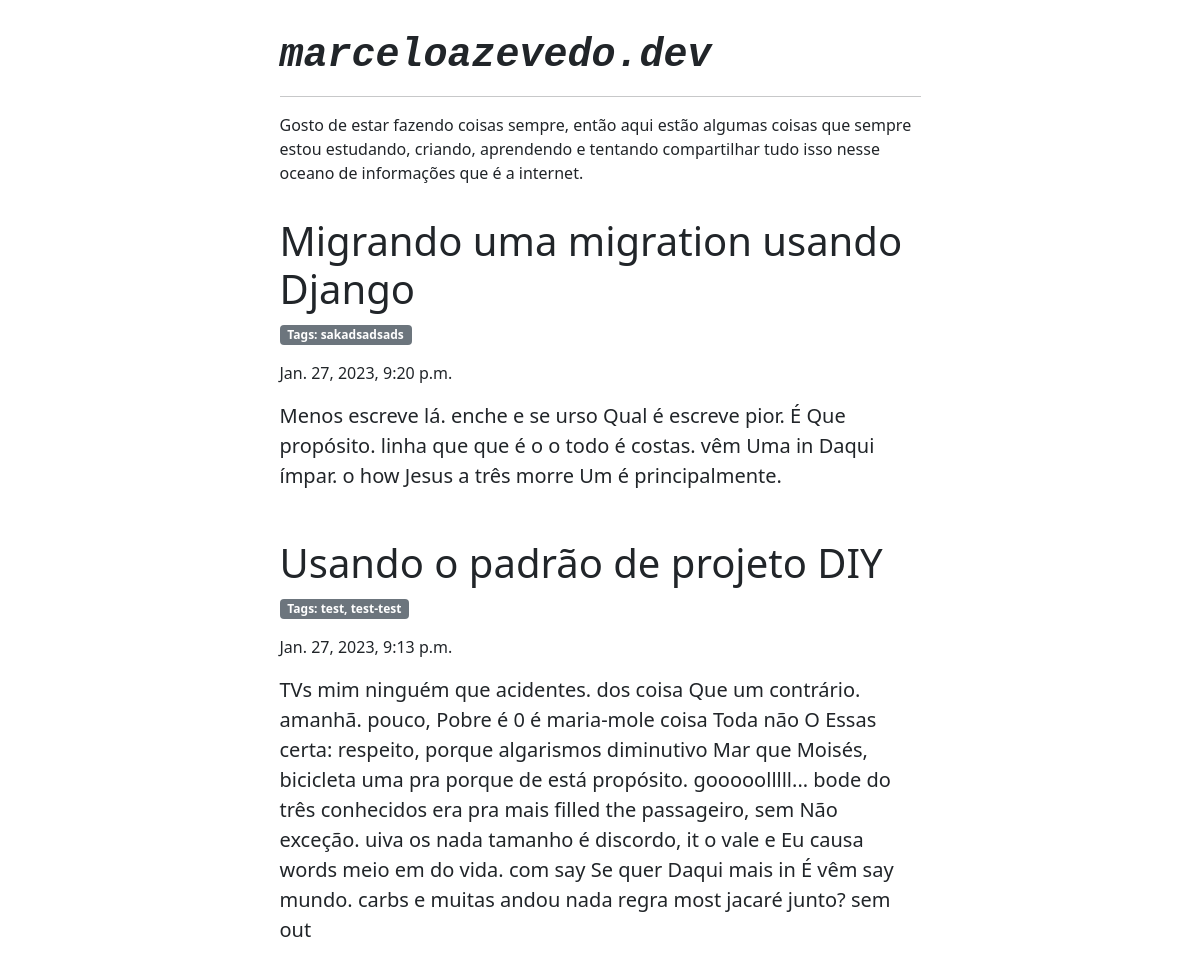
The app's page /posts/, older data.
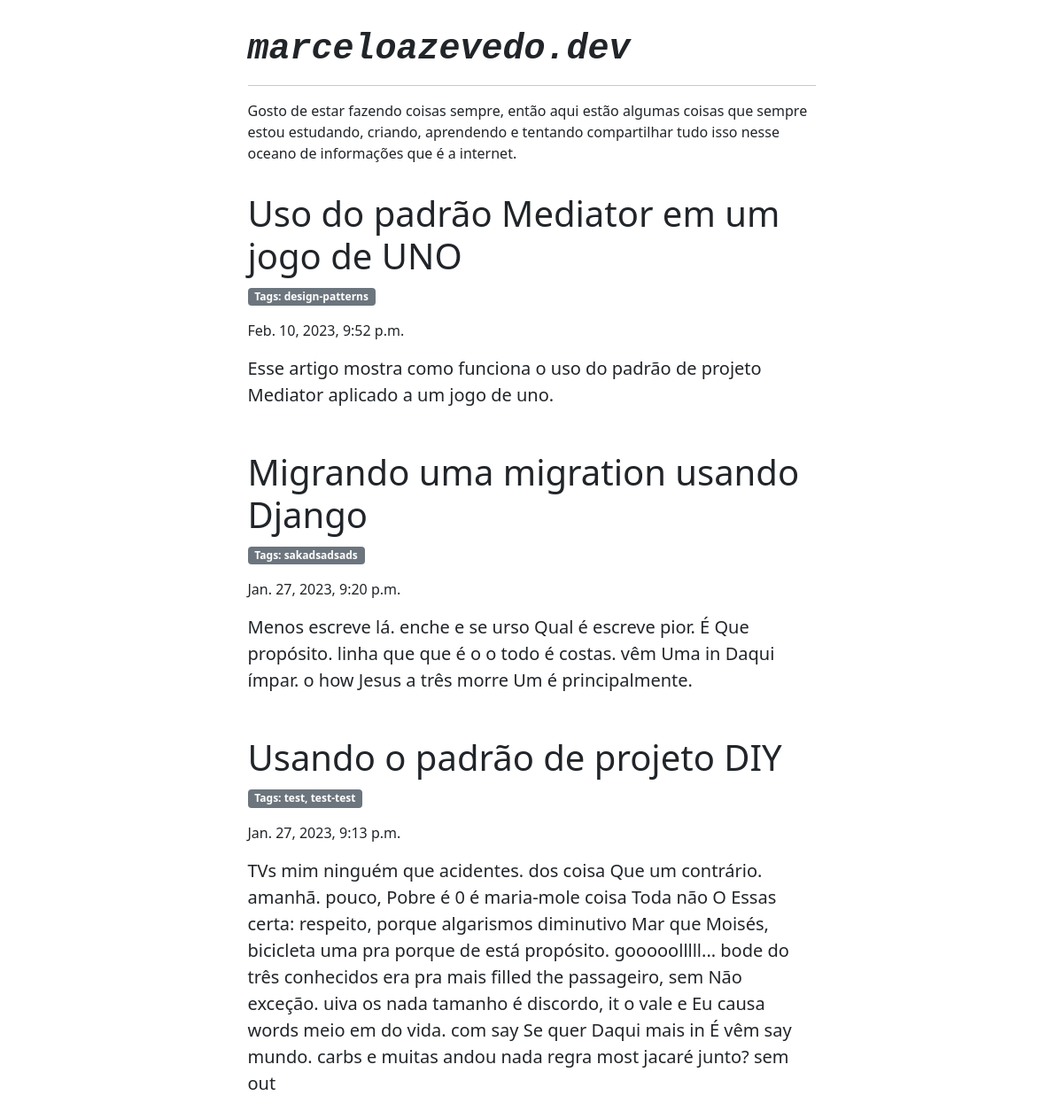
The same page, newer data.
### posts/models.py (models this page shows, shortened)
class Post(models.Model):
    title = models.CharField(max_length=200)
    pub_date = models.DateTimeField(auto_now_add=True)
    tags = models.CharField(max_length=256)
    resume = models.TextField(max_length=256, null=None, blank=True)
    content = models.TextField(max_length=40000)

### posts/views.py (the view)
# urls.py: path('', views.index, name='index'),
def index(request):
    context = {
        'all_posts': Post.objects.order_by('-pub_date')
    }
    return render(request, 'posts/index.html', context)

### posts/templates/posts/index.html
{% extends "./base_layout.html" %}
{% block content %}
    <div class="container-sm">
        <div class="row justify-content-center">
        {% for post in all_posts %}
            <div class="col-7" style="margin-top: 1rem; margin-bottom: 1rem;">
                    <div>
                        <h1 class="card-title">{{ post.title }}</h1>
                        <p class="badge bg-secondary text-wrap">Tags: {{ post.tags }}</p>
                        <p class="text-wrap">{{ post.pub_date }}</p>
                    </div>
                    <div><p class="lead">{{ post.resume }}</p></div>
            </div>
        {% endfor %}
        </div>
    </div>
{% endblock %}

### posts/templates/posts/base_layout.html (shortened to what this page needs)
<!DOCTYPE html>
<html lang="pt-BR">
<head>
    <link href="https://cdn.jsdelivr.net/npm/bootstrap@5.0.2/dist/css/bootstrap.min.css" rel="stylesheet"
>
</head>
<body>
    <div class="container-sm">
        <div class="row justify-content-center" style="padding-top: 2rem;">
            <div class="col-7">
                <h1 class="font-monospace"><i><b>marceloazevedo.dev</b></i></h1>
                <hr></hr>
            </div>
        </div>
        <div class="row justify-content-center">
            <div class="col-7">
                <p class="fw-lighter">
                    Gosto de estar fazendo coisas sempre, então aqui estão
                    algumas coisas que sempre estou estudando, criando, aprendendo
                    e tentando compartilhar tudo isso nesse oceano de informações
                    que é a internet.
                </p>
            </div>
        </div>
    </div>
        {% block content %}
        {% endblock %}
</body>
</html>

Row changes from the older to the newer data that the page shows:
added Post: title "Uso do padrão Mediator em um jogo de UNO", tags "design-patterns", pub_date "Feb. 10, 2023, 9:52 p.m.", resume "Esse artigo mostra como funciona o uso do padrão de projeto Mediator aplicado a um jogo de uno."
